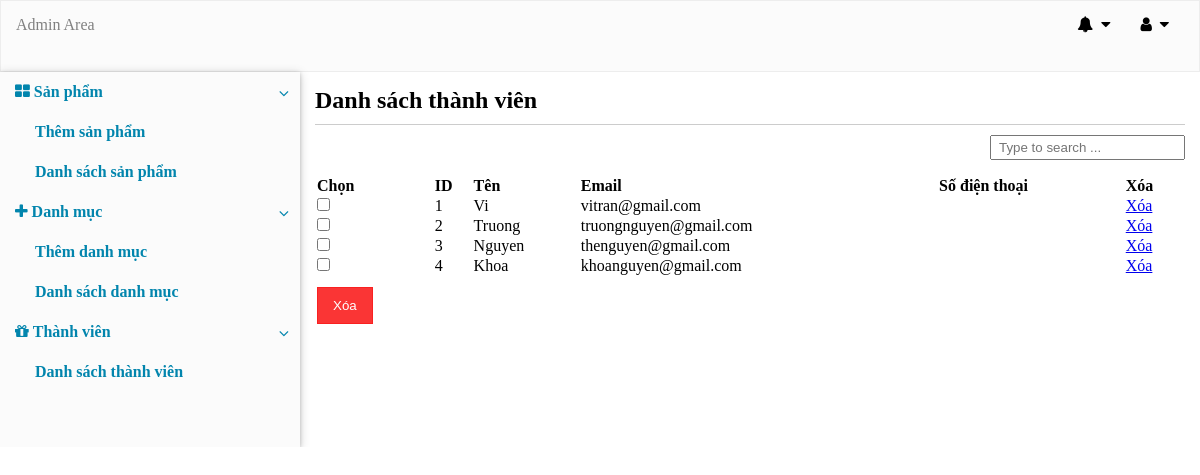
Screenshot of /manager/manager.php?action=view_user with the database file from the repository.
### tables this page shows
CREATE TABLE user
(
	user_id INT NOT NULL AUTO_INCREMENT,
	email VARCHAR(255) NOT NULL,
	name VARCHAR(255) NOT NULL,
	username char(20) NOT NULL,
	phonenumber VARCHAR(10) NOT NULL,
	password varchar(100) NOT NULL,
	PRIMARY KEY(user_id)
);

### manager/view_user.php (the view, shortened to what this page needs)
<?php
    include_once '../query/connect_to_server.php'
?>
<div class="view-product-box">
    <h2>Danh sách thành viên</h2>
    <div class="border-bottom"></div>
    <form action="" method="post" enctype="multipart/form-data">
        <div class="search-bar">
            <input type="text" id="search" placeholder="Type to search ...">
        </div>
        <table width=100%>
            <thead>
                <tr>
                    <th><input type="checkbox" style="display:none;" id="checkAll">Chọn</th>
                    <th>ID</th>
                    <th>Tên</th>
                    <th>Email</th>
                    <th>Số điện thoại</th>
                    <th>Xóa</th>
                </tr>
            </thead>
            <?php
               $all_user = mysqli_query($db, "select * from user order by user_id ASC");
               $i = 1;
               while($row=mysqli_fetch_array($all_user)) {
            ?>
            <tbody>
                <tr>
                    <td><input type="checkbox" name="deleteAll[]" value="<?php echo $row['user_id']; ?>"></td>
                    <td><?php echo $i; ?></td>
                    <td><?php echo $row['name']; ?></td>
                    <td><?php echo $row['email']; ?></td>
                    <td><?php echo $row['phone']; ?></td>
                    <td> <a href="manager.php?action=view_user&delete_user=<?php echo $row['user_id'];?>">Xóa</a> </td>
                </tr>
            </tbody>
            <?php $i++; }  ?>
            <tr>
                <td><input type="submit" name="delete_all" value="Xóa"></td>
            </tr>
        </table>
    </form>
</div>

### manager/manager.css (style rules this page uses)
* { margin: 0; padding: 0; }
.border-bottom { border-bottom: 0.1px solid rgba(0, 0, 0, 0.2) ; margin: 10px 0; }
.search-bar { float: right; margin-bottom: 15px; }
.search-bar input[type=text] { padding: 3px 7px; }
.view-product-box th, .view-product-box td { text-align: left; }
.view-product-box input[type=submit] { padding: 10px 15px; background: rgba(250, 32, 32, 0.9); border: 0.01px solid rgba(250, 32, 32, 0.9); color: white; margin-top: 10px; }

### rows the page displays
user: name "Vi", email "vitran@gmail.com"
user: name "Truong", email "truongnguyen@gmail.com"
user: name "Nguyen", email "thenguyen@gmail.com"
user: name "Khoa", email "khoanguyen@gmail.com"
